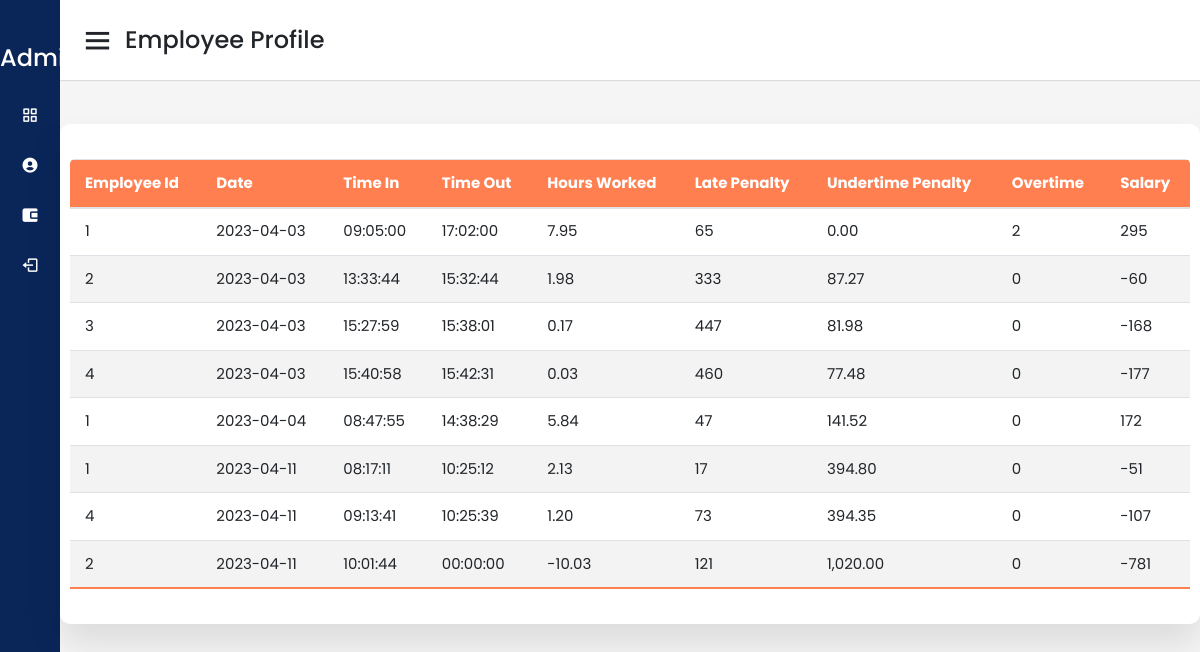
The page /payroll.php on the database its author committed.
### tables this page shows
CREATE TABLE `attendance` (
  `id` int(11) NOT NULL,
  `employee_id` int(11) NOT NULL,
  `date` date NOT NULL,
  `time_in` time NOT NULL DEFAULT current_timestamp(),
  `status` int(1) NOT NULL,
  `time_out` time NOT NULL,
  `num_hr` double NOT NULL,
  `start_break` time NOT NULL,
  `end_break` time NOT NULL
);

### payroll.php (the view, shortened to what this page needs)
<?php
include("config/config.php");
include "nav-Items.php";
?>
<!DOCTYPE html>
<html lang="en">
<head>
    <head>
        <link rel="stylesheet" href="https://cdn.jsdelivr.net/npm/bootstrap@4.6.1/dist/css/bootstrap.min.css"
>
        <link rel="stylesheet" href="https://pro.fontawesome.com/releases/v5.10.0/css/all.css"
 />
        <link href="https://cdn.datatables.net/1.10.18/css/dataTables.bootstrap4.min.css" rel="stylesheet">
        <link rel="stylesheet" href="sidebar.css" />
        <link href="https://unpkg.com/boxicons@2.0.7/css/boxicons.min.css" rel="stylesheet" />
    </head>
<body>
    <div class="sidebar">
        <div class="logo-details">
            <span class="logo_name">&nbsp;&nbsp;&nbsp;&nbsp;&nbsp; Administrator</span>
        </div>
    </div>
    <section class="home-section">
        <nav>
            <div class="sidebar-button">
                <i class="bx bx-menu sidebarBtn"></i>
                <span class="dashboard">Employee Profile</span>
            </div>
        </nav>
        <div class="home-content">
            <section class="attendance">
                <div class="attendance-list">
                    <table id="dataTable_1" class="table">
                        <thead>
                            <tr>
                                <th>Employee id</th>
                                <th>Date</th>
                                <th>Time in</th>
                                <th>Time out</th>
                                <th>Hours Worked</th>
                                <th>Late Penalty</th>
                                <th>Undertime Penalty</th>
                                <th>Overtime</th>
                                <th>Salary</th>
                            </tr>
                        </thead>
                        <tbody>
                            <tr>
                                <?php
                               $sql = "SELECT *
                                        FROM attendance";
                                $result = $conn->query($sql);
                                if ($result->num_rows > 0) {
                                  while($row = $result->fetch_assoc()) {
                                    $employee_id = $row['employee_id'];
                                    $date = $row['date'];
                                    $time_in = strtotime($row['time_in']);
                                    $time_out = strtotime($row['time_out']);
                                    $hours_worked = ($time_out - $time_in) / 3600;
                                    $start_time = strtotime('8:00:00');
                                    $end_time = strtotime('17:00:00');
                                    $overtime_pay = 0;
                                    if ($time_out > $end_time) {
                                      $overtime_minutes = ($time_out - $end_time) / 60;
                                      $overtime_pay = $overtime_minutes * 1;
                                    }
                                    $undertime_pay = 0;
                                    if ($time_out < $end_time) {
                                    $undertime_minutes = ($end_time - $time_out) / 60;
                                    $undertime_pay = $undertime_minutes * 1;
                                    }
                                    $late_minutes = ($time_in - $start_time) / 60;
                                    $late_penalty = floor($late_minutes);
                                    $salary = 360 - floor($late_minutes) - floor($undertime_pay);
                                    echo "<tr>
                                      <td>". $employee_id . "</td>
                                      <td>" . $date . "</td>
                                      <td>" . $row['time_in'] . "</td>
                                      <td>" .$row['time_out']. "</td>
                                      <td>" .number_format($hours_worked, 2).  "</td>
                                      <td>" .$late_penalty. "</td>
                                      <td>"  .number_format($undertime_pay, 2). "</td>
                                      <td>" .$overtime_pay. "</td>
                                      <td>" .$salary. "</td>
                                    </tr>";
                                  }
                                } else {
                                  echo "No attendance record found.";
                                }
                                ?>
                            </tr>
                        </tbody>
                    </table>
                </div>
            </section>
</body>
</html>

### sidebar.css (style rules this page uses)
* { margin: 0; padding: 0; box-sizing: border-box; font-family: 'Poppins', sans-serif; }
.sidebar { position: fixed; height: 100%; width: 240px; background: #0A2558; transition: all 0.5s ease; }
.sidebar .logo-details { height: 80px; display: flex; align-items: center; }
.sidebar .logo-details .logo_name { color: #fff; font-size: 24px; font-weight: 500; }
.home-section { position: relative; background: #f5f5f5; min-height: 100vh; width: calc(100% - 240px); left: 240px; transition: all 0.5s ease; }
.home-section nav { display: flex; justify-content: space-between; height: 80px; background: #fff; display: flex; align-items: center; position: fixed; width: calc(100% - 240px); left: 240px; z-index: 100; padding: 0 20px; box-shadow: 0 1px 1px rgba(0, 0, 0, 0.1); transition: all 0.5s ease; }
.home-section nav .sidebar-button { display: flex; align-items: center; font-size: 24px; font-weight: 500; }
nav .sidebar-button i { font-size: 35px; margin-right: 10px; }
.home-section .home-content { position: relative; padding-top: 104px; }
.attendance { margin-top: 20px; text-transform: capitalize; }
.attendance-list { width: 100%; padding: 10px; margin-top: 10px; background: #fff; border-radius: 10px; box-shadow: 0 20px 35px rgba(0, 0, 0, 0.1); }
.table { border-collapse: collapse; margin: 25px 0; font-size: 15px; min-width: 100%; overflow: hidden; border-radius: 5px 5px 0 0; }
table thead tr { color: #fff; background: coral; text-align: left; font-weight: bold; }
.table th, .table td { padding: 12px 15px; }
.table tbody tr { border-bottom: 1px solid #ddd; }
.table tbody tr:nth-of-type(odd) { background: #f3f3f3; }
.table tbody tr:last-of-type { border-bottom: 2px solid coral; }
@media (max-width: 1240px) { .sidebar { width: 60px; } }
@media (max-width: 1240px) { .home-section { width: calc(100% - 60px); left: 60px; } }
@media (max-width: 1240px) { .home-section nav { width: calc(100% - 60px); left: 60px; } }

### rows shown on the page
attendance: employee "1", date "2023-04-03", time_in "09:05:00", time_out "17:02:00", hours_worked "7.95", time_in "65", undertime_pay "0.00", time_out "2"
attendance: employee "2", date "2023-04-03", time_in "13:33:44", time_out "15:32:44", hours_worked "1.98", time_in "333", time_out "87.27", overtime_pay "0"
attendance: employee "3", date "2023-04-03", time_in "15:27:59", time_out "15:38:01", hours_worked "0.17", time_in "447", time_out "81.98", overtime_pay "0"
attendance: employee "4", date "2023-04-03", time_in "15:40:58", time_out "15:42:31", hours_worked "0.03", time_in "460", time_out "77.48", overtime_pay "0"
attendance: employee "1", date "2023-04-04", time_in "08:47:55", time_out "14:38:29", hours_worked "5.84", time_in "47", time_out "141.52", overtime_pay "0"
attendance: employee "1", date "2023-04-11", time_in "08:17:11", time_out "10:25:12", hours_worked "2.13", time_in "17", time_out "394.80", overtime_pay "0"
attendance: employee "4", date "2023-04-11", time_in "09:13:41", time_out "10:25:39", hours_worked "1.20", time_in "73", time_out "394.35", overtime_pay "0"
attendance: employee "2", date "2023-04-11", time_in "10:01:44", time_out "00:00:00", hours_worked "-10.03", time_in "121", time_out "1,020.00", overtime_pay "0"
